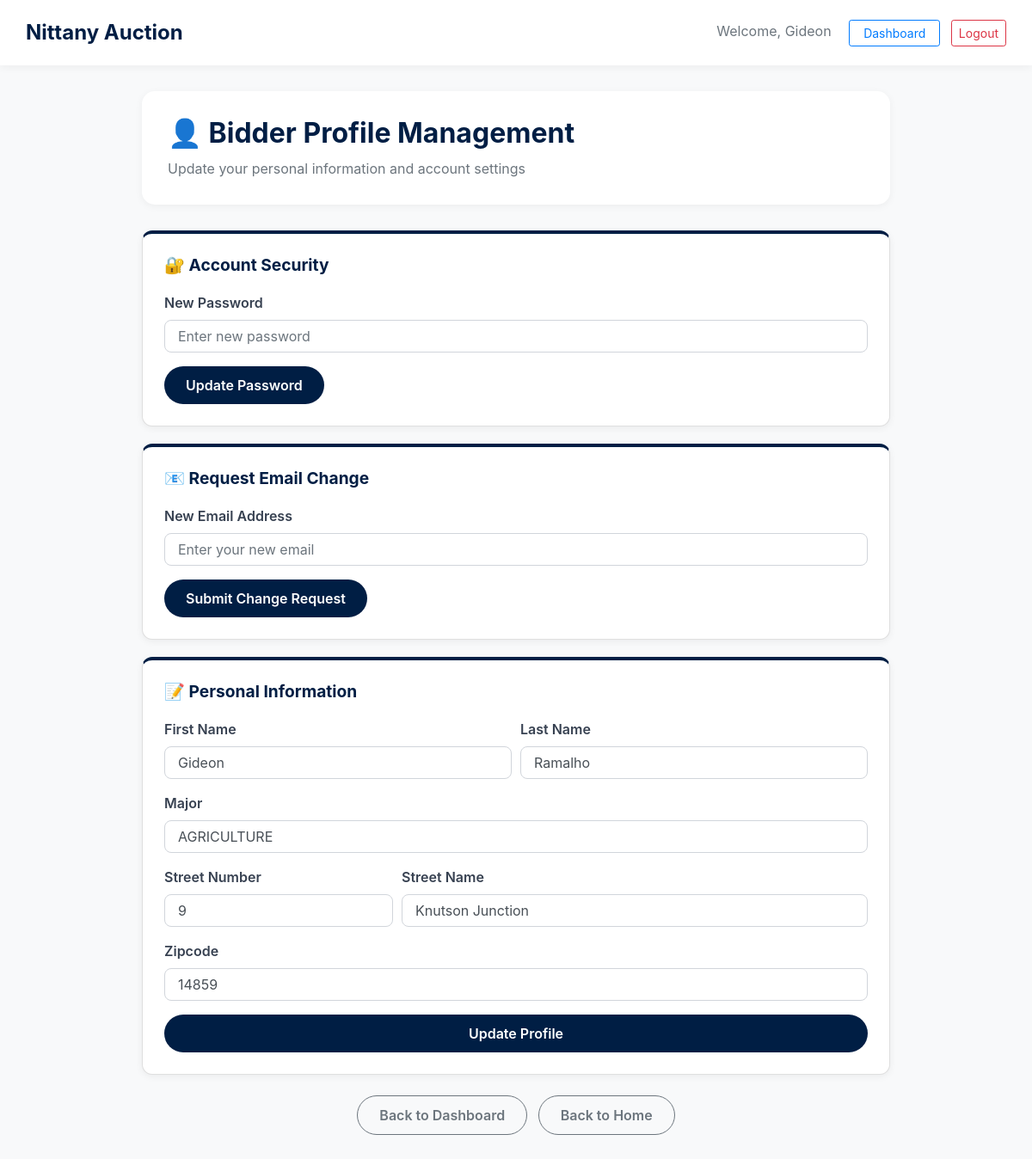
The page /bidder_profile (signed in) on the database its author committed.
### tables this page shows
CREATE TABLE "Bidders" (
	"email"	TEXT,
	"first_name"	TEXT,
	"last_name"	TEXT,
	"age"	INTEGER,
	"home_address_id"	TEXT,
	"major"	TEXT,
	PRIMARY KEY("email"),
	FOREIGN KEY("email") REFERENCES "Users"("email"),
	FOREIGN KEY("home_address_id") REFERENCES "Address"("address_id")
);

CREATE TABLE "Address" (
	"address_id"	TEXT,
	"zipcode"	INTEGER,
	"street_num"	INTEGER,
	"street_name"	TEXT,
	PRIMARY KEY("address_id")
);

### auction_app.py (the view)
@app.route('/bidder_profile')
@bidder_only
def bidder_profile():
    email = session.get("email")
    if not email:
        return redirect(url_for("login"))
    conn = get_db_connection()
    try:
        bidder = conn.execute("""
            SELECT
                B.email,
                B.first_name,
                B.last_name,
                B.major,
                B.home_address_id,
                A.street_num,
                A.street_name,
                A.zipcode
            FROM Bidders B
            LEFT JOIN Address A
                ON B.home_address_id = A.address_id
            WHERE B.email = ?
        """, (email,)).fetchone()
        if not bidder:
            return redirect(url_for("login"))
        return render_template("bidder_profile.html", bidder=bidder)
    finally:
        conn.close()

### auction_app.py (called while the page is built)
def get_db_connection():
    conn = sql.connect(database)
    conn.row_factory = sql.Row
    return conn

def login_required(original_function):
    @wraps(original_function)
    def wrapper(*args, **kwargs):
        if 'user_id' not in session:
            flash('Login Required to view this page', 'danger')
            return redirect(url_for('login'))
        return original_function(*args, **kwargs) # If already logged in
    return wrapper

def bidder_only(original_function):
    @wraps(original_function)
    @login_required
    def wrapper(*args, **kwargs):
        role = str(session.get('user_type', '')).strip().lower()
        if role not in ('bidder', 'buyer'):
            flash('Access denied. Bidder access required.', 'danger')
            return redirect(url_for('login'))
        return original_function(*args, **kwargs)
    return wrapper

### templates/bidder_profile.html (shortened to what this page needs)
<!DOCTYPE html>
<html lang="en">
<head>
    <link rel="stylesheet" href="https://stackpath.bootstrapcdn.com/bootstrap/4.4.1/css/bootstrap.min.css">
</head>
<body>
<nav class="navbar navbar-light">
    <a class="navbar-brand" href="/">Nittany Auction</a>
    <div class="ml-auto">
        {% if session.get('user_id') %}
            <span class="mr-3 text-muted">Welcome, {{ session.get('first_name') }}</span>
            <a class="btn btn-outline-primary btn-sm px-3 mr-2" href="{{ url_for('bidder_dashboard') }}">Dashboard</a>
            <a class="btn btn-outline-danger btn-sm" href="{{ url_for('logout') }}">Logout</a>
        {% endif %}
    </div>
</nav>
<div class="container">
    <div class="profile-header">
        <h2 class="profile-title">👤 Bidder Profile Management</h2>
        <p class="text-muted mb-0">Update your personal information and account settings</p>
    </div>
    <div class="card">
        <h4 class="card-title">🔐 Account Security</h4>
        <form method="POST" action="/update_password">
            <div class="form-group">
                <label class="form-label">New Password</label>
                <input type="password" class="form-control" name="password" placeholder="Enter new password" required>
            </div>
            <button type="submit" class="btn btn-primary-custom btn-custom">
                Update Password
            </button>
        </form>
    </div>
    <div class="card">
        <h4 class="card-title">📧 Request Email Change</h4>
        <form method="POST" action="/submit_request">
            <div class="form-group">
                <label class="form-label">New Email Address</label>
                <input type="email" class="form-control" name="new_email" placeholder="Enter your new email" required>
            </div>
            <button type="submit" class="btn btn-primary-custom btn-custom">
                Submit Change Request
            </button>
        </form>
    </div>
    <div class="card">
        <h4 class="card-title">📝 Personal Information</h4>
        <form method="POST" action="/update_bidder_profile">
            <div class="form-row">
                <div class="form-group col-md-6">
                    <label class="form-label">First Name</label>
                    <input type="text" class="form-control" name="first_name" value="{{ bidder['first_name'] }}" required>
                </div>
                <div class="form-group col-md-6">
                    <label class="form-label">Last Name</label>
                    <input type="text" class="form-control" name="last_name" value="{{ bidder['last_name'] }}" required>
                </div>
            </div>
            <div class="form-group">
                <label class="form-label">Major</label>
                <input type="text" class="form-control" name="major" value="{{ bidder['major'] }}" required>
            </div>
            <div class="form-row">
                <div class="form-group col-md-4">
                    <label class="form-label">Street Number</label>
                    <input type="number" class="form-control" name="street_num" value="{{ bidder['street_num'] }}" required>
                </div>
                <div class="form-group col-md-8">
                    <label class="form-label">Street Name</label>
                    <input type="text" class="form-control" name="street_name" value="{{ bidder['street_name'] }}" required>
                </div>
            </div>
            <div class="form-group">
                <label class="form-label">Zipcode</label>
                <input type="number" class="form-control" name="zipcode" value="{{ bidder['zipcode'] }}" required>
            </div>
            <button type="submit" class="btn btn-primary-custom btn-custom w-100">
                Update Profile
            </button>
        </form>
    </div>
    <div class="text-center mt-4 mb-5">
        <a href="{{ url_for('bidder_dashboard') }}" class="btn btn-outline-secondary btn-custom mr-2">Back to Dashboard</a>
        <a href="/" class="btn btn-outline-secondary btn-custom">Back to Home</a>
    </div>
</div>
</body>
</html>

### templates/bidder_profile.html (style rules this page uses)
body { background-color: #f8f9fa; min-height: 100vh; display: flex; flex-direction: column; }
.navbar { background-color: #fff; box-shadow: 0 2px 10px rgba(0,0,0,0.05); padding: 15px 30px; }
.navbar-brand { font-weight: 700; color: #001e44 !important; font-size: 1.5rem; }
.container { margin-top: 30px; max-width: 900px; flex-grow: 1; }
.profile-header { background: white; border-radius: 15px; padding: 30px; box-shadow: 0 2px 10px rgba(0,0,0,0.05); margin-bottom: 30px; }
.profile-title { color: #001e44; font-weight: 700; margin-bottom: 10px; }
.card { background: white; border-radius: 12px; padding: 25px; box-shadow: 0 2px 8px rgba(0,0,0,0.06); margin-bottom: 20px; border-top: 4px solid #001e44; }
.card-title { color: #001e44; font-weight: 700; font-size: 1.2rem; margin-bottom: 20px; }
.form-label { font-weight: 600; color: #374151; margin-bottom: 8px; }
.form-control { border-radius: 8px; border: 1px solid #d1d5db; padding: 10px 15px; }
.btn-custom { border-radius: 30px; padding: 10px 25px; font-weight: 600; }
.btn-primary-custom { background-color: #001e44; border: none; color: white; }

### rows shown on the page
Bidders: get "Gideon", first_name "Gideon", last_name "Ramalho", major "AGRICULTURE"
Address: street_num "9", street_name "Knutson Junction", zipcode "14859"
